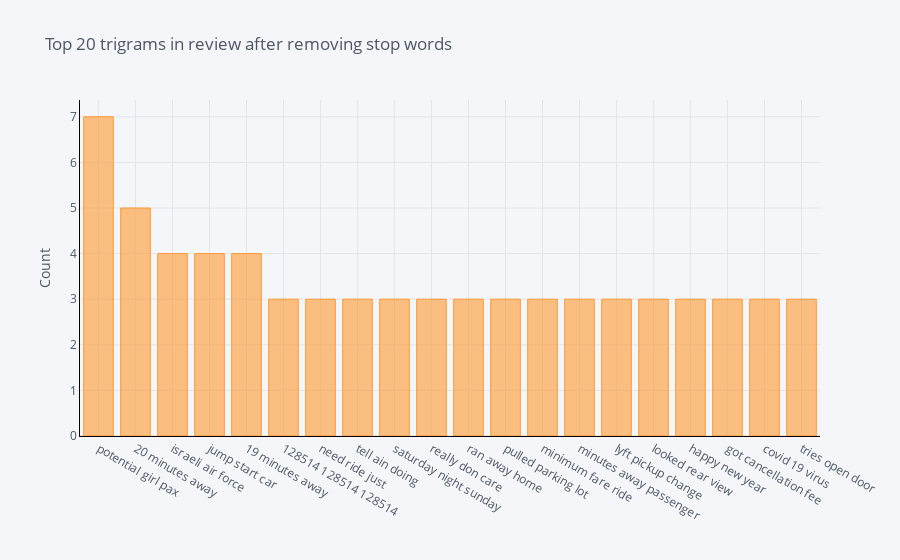

The notebook cell saved with this chart:
### Markdown cell above
## Top 20 trigrams

### Code cell
def get_top_n_trigram(corpus, n=None):
    vec = CountVectorizer(ngram_range=(3, 3), stop_words='english').fit(corpus)
    bag_of_words = vec.transform(corpus)
    sum_words = bag_of_words.sum(axis=0) 
    words_freq = [(word, sum_words[0, idx]) for word, idx in vec.vocabulary_.items()]
    words_freq =sorted(words_freq, key = lambda x: x[1], reverse=True)
    return words_freq[:n]
common_words = get_top_n_trigram(df['Story'], 20)
for word, freq in common_words:
    print(word, freq)
df6 = pd.DataFrame(common_words, columns = ['Story' , 'count'])
df6.groupby('Story').sum()['count'].sort_values(ascending=False).iplot(
kind='bar', yTitle='Count', linecolor='black', title='Top 20 trigrams in review after removing stop words')

### Figure 1 — Plotly figure (JSON) as saved in the notebook; plotly's stock layout.template omitted (floating-point values rounded to 4 significant figures)
{"data": [{"marker": {"color": "rgba(255, 153, 51, 0.6)", "line": {"color": "rgba(255, 153, 51, 1.0)", "width": 1}}, "name": "count", "orientation": "v", "text": "", "type": "bar", "x": ["potential girl pax", "20 minutes away", "israeli air force", "jump start car", "19 minutes away", "128514 128514 128514", "need ride just", "tell ain doing", "saturday night sunday", "really don care", "ran away home", "pulled parking lot", "minimum fare ride", "minutes away passenger", "lyft pickup change", "looked rear view", "happy new year", "got cancellation fee", "covid 19 virus", "tries open door"], "y": [7, 5, 4, 4, 4, 3, 3, 3, 3, 3, 3, 3, 3, 3, 3, 3, 3, 3, 3, 3]}], "layout": {"legend": {"bgcolor": "#F5F6F9", "font": {"color": "#4D5663"}}, "paper_bgcolor": "#F5F6F9", "plot_bgcolor": "#F5F6F9", "title": {"font": {"color": "#4D5663"}, "text": "Top 20 trigrams in review after removing stop words"}, "xaxis": {"gridcolor": "#E1E5ED", "linecolor": "black", "showgrid": true, "tickfont": {"color": "#4D5663"}, "title": {"font": {"color": "#4D5663"}, "text": ""}, "zerolinecolor": "#E1E5ED"}, "yaxis": {"gridcolor": "#E1E5ED", "linecolor": "black", "showgrid": true, "tickfont": {"color": "#4D5663"}, "title": {"font": {"color": "#4D5663"}, "text": "Count"}, "zerolinecolor": "#E1E5ED"}}}
